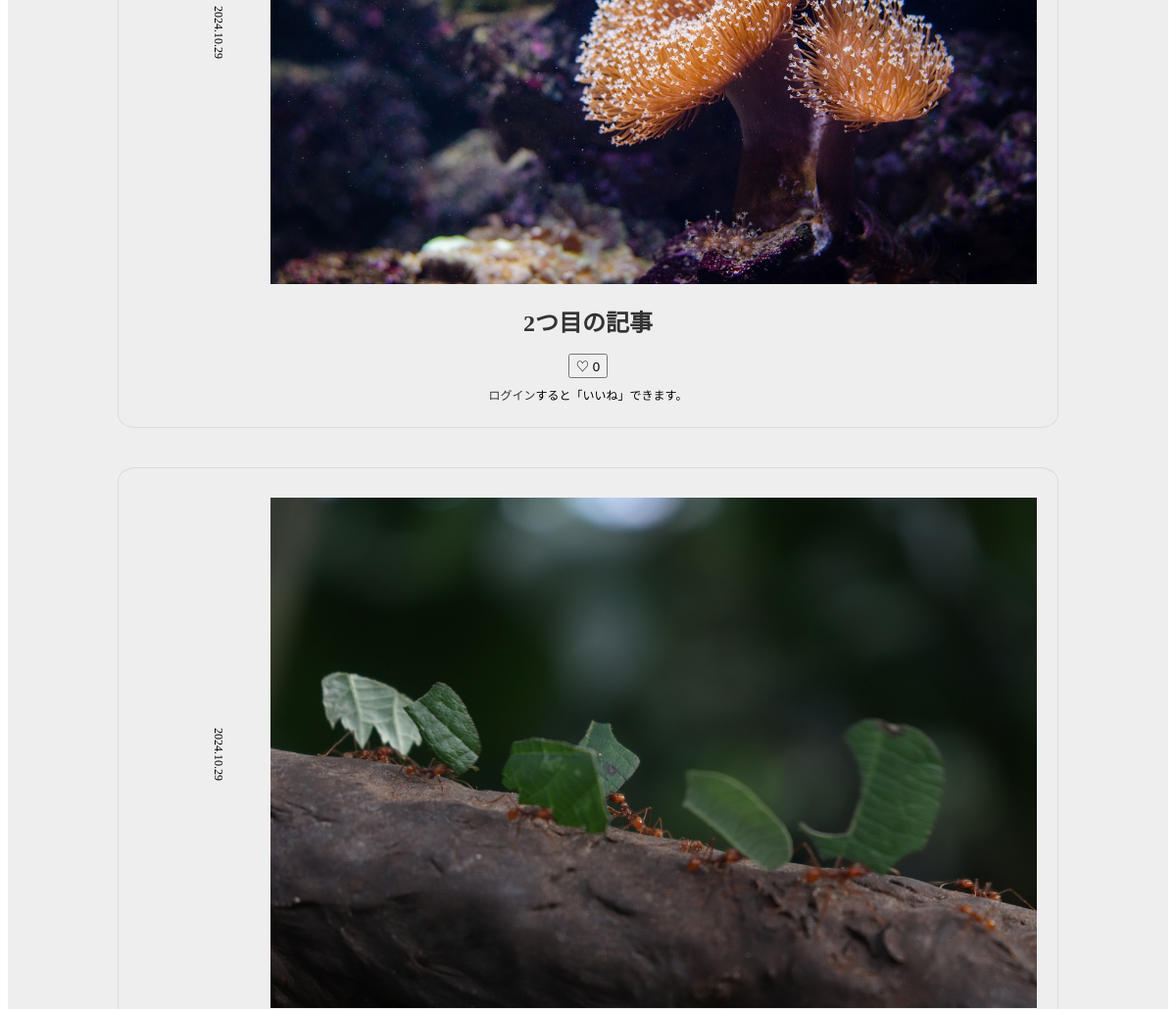
Page /category/4/ (middle part) on the earlier database version.
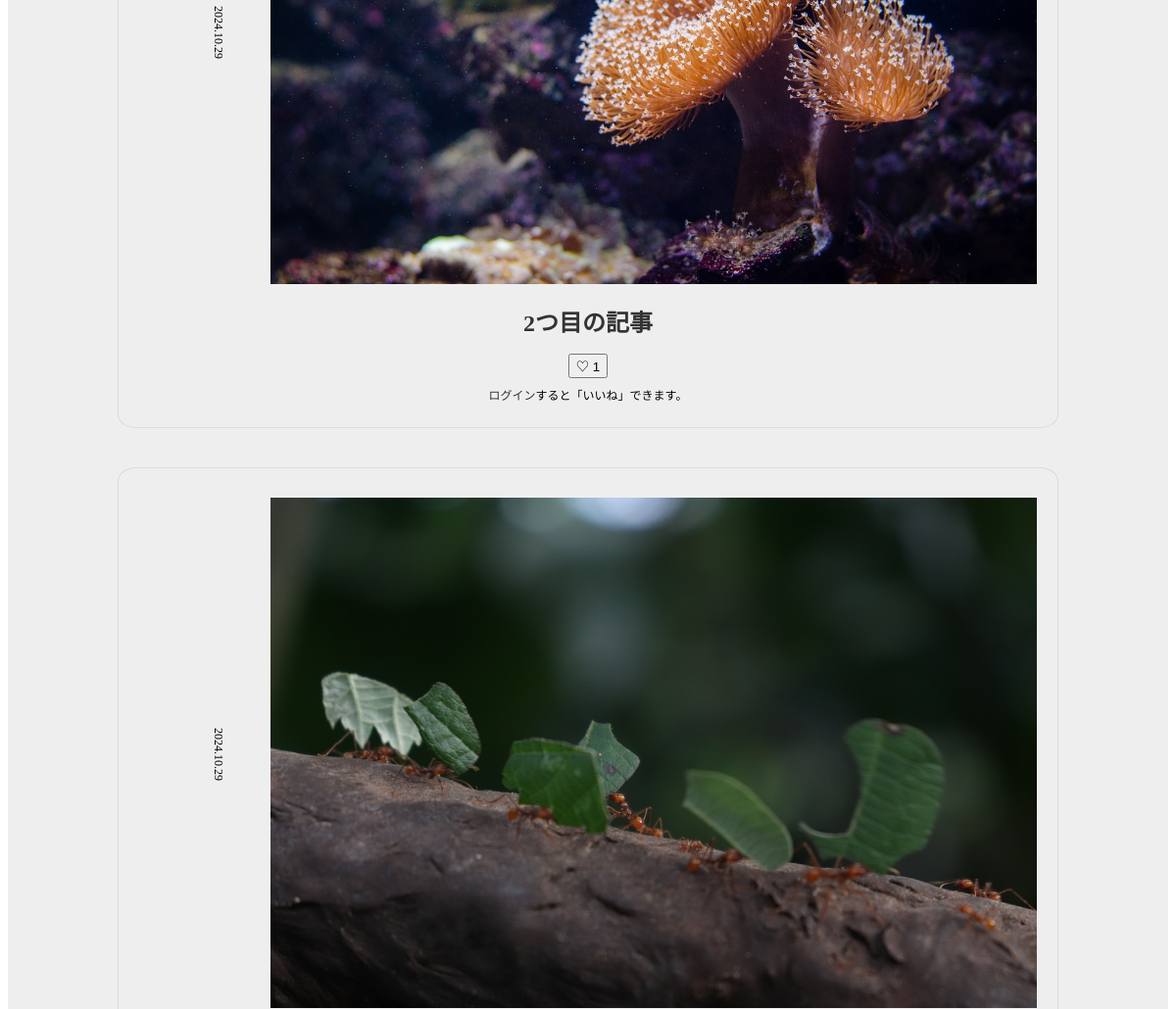
Same page on the later database version.
### notes/models.py (models this page shows, shortened)
class Post(models.Model):
    title = models.CharField('タイトル',max_length=255)
    image = models.ImageField(upload_to='images',verbose_name='イメージ画像',null=True, blank=True)
    text = models.TextField('本文')
    author = models.ForeignKey(User, on_delete=models.CASCADE, verbose_name='著者', null=True, blank=True)
    created_at = models.DateTimeField('作成日',default=timezone.now)
    category = models.ForeignKey(Category,verbose_name='カテゴリ',on_delete=models.PROTECT)
    views = models.PositiveIntegerField(default=1)
    def likes_count(self):
        return self.likes.count()

### notes/views.py (the view)
# urls.py: path('category/<int:pk>/',views.CategoryView.as_view(),name='category'),
class CategoryView(generic.ListView):
    model = Post
    paginate_by = 10
    template_name = 'notes/post_listhtml'
    context_object_name = 'post_list'
    def get_queryset(self):
        category = get_object_or_404(Category,pk=self.kwargs['pk'])
        queryset = Post.objects.order_by('-created_at').filter(category=category)
        return queryset

### notes/context_processors.py (called while the page is built)
def common(repuest):
    context = {
        'category_list':Category.objects.all(),
    }
    return context

### notes/models.py (called while the page is built)
    def __str__(self):
        return self.name

### notes/templatetags/mytag.py (called while the page is built)
@register.simple_tag
def url_replace(request,field,value):
    url_dict =request.GET.copy()
    url_dict[field] = value
    return url_dict.urlencode()

### notes/templates/notes/post_list.html (shortened to what this page needs)
{% extends 'notes/base.html' %}
{% load static %}
{% block content %}
<div id="container">
  <div id="main-container">
    <main id="main" class="wrapper">
      {% for post in post_list %}
          <div class="article-content">
            <ul>
              <li id="post-created-at">
                <p>{{ post.created_at|date:"Y.m.d"}}</p>
              </li>
              <li id="post-image">
                {% if post.image %}
                <img src="{{ post.image.url }}" alt="画像">
                {% else %}
                <p>画像がありません。</p>
                {% endif %}
              </li>
            </ul>
            <h2 class="article-title">
              <a href="{% url 'notes:detail' post.pk %}" class="btn btn-dark">{{ post.title }}</a>
            </h2>
              {% if post.id in liked_post %}
                <button class="like-button liked" data-post-id="{{ post.id }}">
                  ❤️<span class="like-count">{{ post.likes_count }}</span>
                </button>
              {% else %}
                <button class="like-button" data-post-id="{{ post.id }}">
                  ♡ <span class="like-count">{{ post.likes_count }}</span>
                </button>
              {% endif %}
              {% if not user.is_authenticated %}
                <p><a href="{% url 'login' %}?next={{ request.path }}">ログイン</a>すると「いいね」できます。</p>
              {% endif %}
          </div>
        {% endfor %}
    </main>
  </div>
  </div>
{% endblock %}

Differences in the rows shown:
changed Post "2つ目の記事": likes_count "0" → "1"
